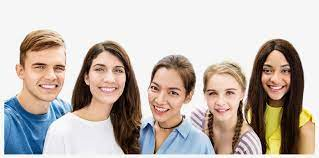
#> input picture FaceDetectionProject/faces.jpeg, 319 x 158 px
$ python face_detection.py
#> lines starting #> are read from the running program, lines starting #| are printed output that depends on the picture; after the words box and inside, x2 and y2 are one past the last pixel; in counts of white or black regions, pixels touching at a corner belong together
'''
Face Detection using Haar Cascade classifiers -
    is an effective object detection method proposed by Paul Viola and Micheal Jones in their paper. It is a machine learning bases approach where a cascade function is trained for a lot of positive and negative images.
    First, a classifier (namely a cascade boosted classifiers working with Haar like features) is trained with a few hundred sample views of a particular object (i.e., a face or a car), called positive examples, that are scaled to the same size (say, 20x20), and negative examples - arbitrary images of the same size.

    Procedural Syntax:-
    objects = cv2.CascadeClassifier.detectMutliScale(image, scaleFactor, minNeighbors) where,
    image        - Matrix of the type CV_8U containing an image where objects are detected.
    objects      - Vector of rectangles where each rectangle contains the detected object, the rectangles may be partially outside the original image.
    scaleFactor  - Parameters specifying how much the image size is reduced at each image scale.
    minNeighbors - Parameters specifying how many neighbors each candidate rectangle should have to retain it.
'''

import cv2

# method to take cascades cv2.CascadeClassifier()
face_cascade = cv2.CascadeClassifier('haarcascade_frontalface_default.xml')
img = cv2.imread('faces.jpeg', 1)
#> img is the input picture: shape (158, 319, 3); mean B, G, R 177, 183.9, 194.4
gray = cv2.cvtColor(img, cv2.COLOR_BGR2GRAY)
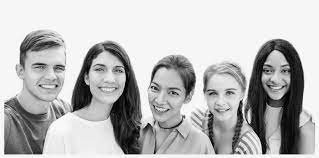
#> gray: shape (158, 319); min 1, max 255, mean 186.3

# Now to get faces from an image can be taken using the cascade ouput.
# Syntax face_cascade.detectMultiScale(image, scaleFactor=None, minNeighbors=None, flags=None, minSize=None)
faces = face_cascade.detectMultiScale(gray, 1.1, 4)
#> faces = [[197, 74, 50, 50], [83, 50, 51, 51], [254, 54, 44, 44], [21, 45, 57, 57], [138, 72, 52, 52]]

for (x, y, w, h) in faces:
    cv2.rectangle(img, (x,y), (x+w, y+h), (255,0,0), 2)
#> this loop made 5 passes
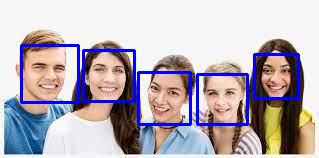
#> img: shape (158, 319, 3); 6.01% of pixels changed, all inside (x1, y1, x2, y2) = (20, 44, 300, 126)

cv2.imshow('Image', img)
cv2.waitKey(0)
cv2.destroyAllWindows()

$ run again, with FaceDetectionProject/face.jpg copied over FaceDetectionProject/faces.jpeg
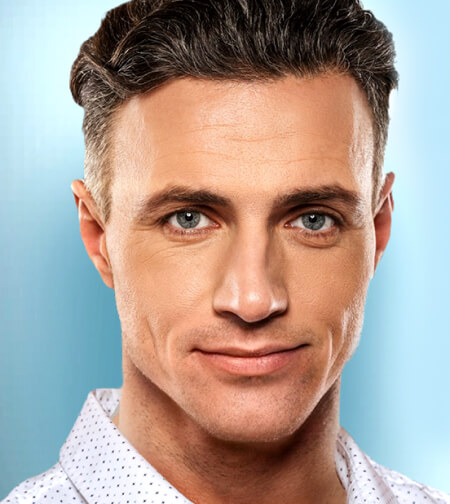
#> input picture FaceDetectionProject/face.jpg, 450 x 504 px
#> img is the input picture: shape (504, 450, 3); mean B, G, R 151.9, 160, 174.1
#> `gray = cv2.cvtColor(img, cv2.COLOR_BGR2GRAY)`:
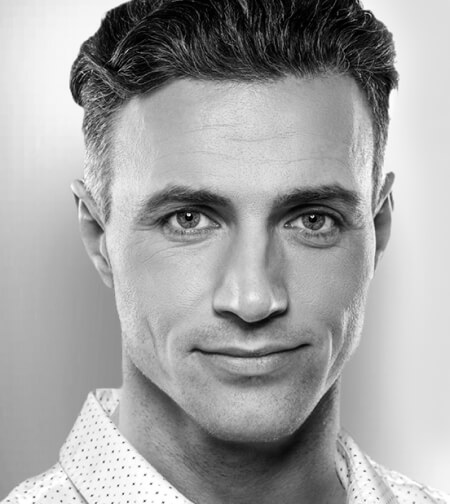
#> gray: shape (504, 450); min 0, max 255, mean 163.3
#> faces = [[89, 98, 324, 324]]
#> the loop `for (x, y, w, h) in faces:` made 1 pass
#> after the loop `for (x, y, w, h) in faces:`:
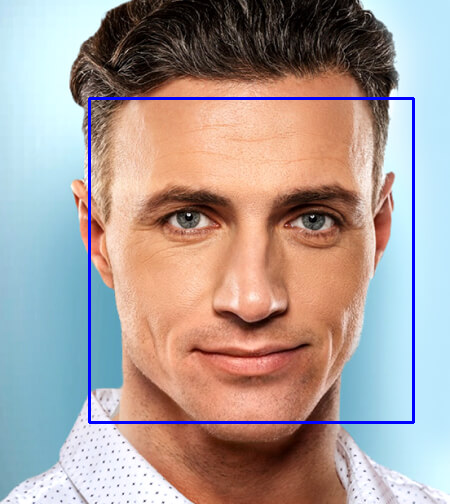
#> img: shape (504, 450, 3); 1.71% of pixels changed, all inside (x1, y1, x2, y2) = (88, 97, 415, 424)
